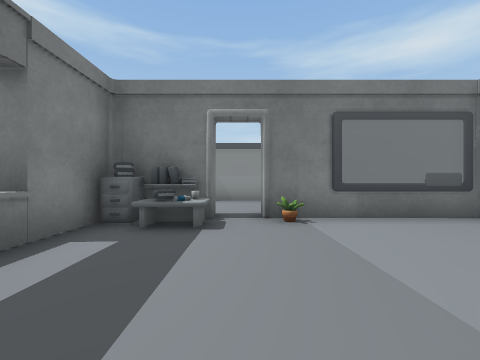
[1] (above)

13 first-person views from a walk through a scene from a Unity 3-D project. The camera is 0.72 m above the floor, looks level and sees 90° across. The floor is counted in squares, 1 m on a side. Each view is taken from the middle of a square. On the plan, view 1 faces up. The plan holds only what a view shows up to about 9 squares ahead; the rest is blank. The place goes on beyond the plan. The player character is not drawn. Door leaves are left out, so doorways stand open. Some surface patterns are stand-ins.

[2]
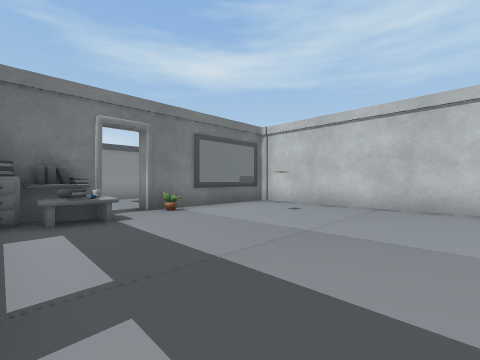

[3]
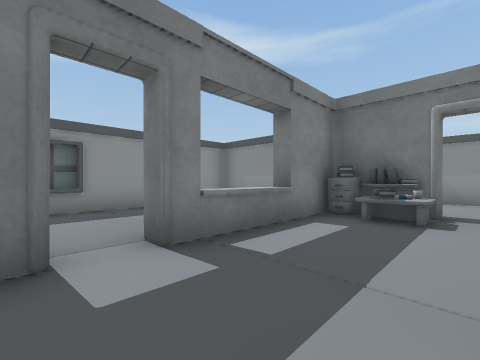

[4]
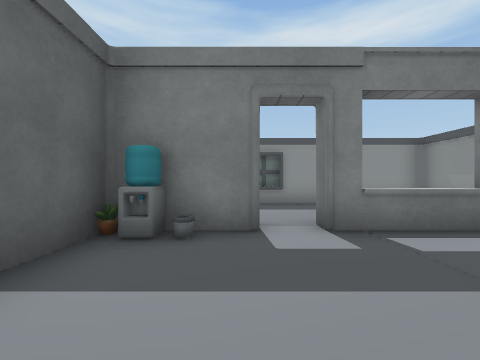

[5]
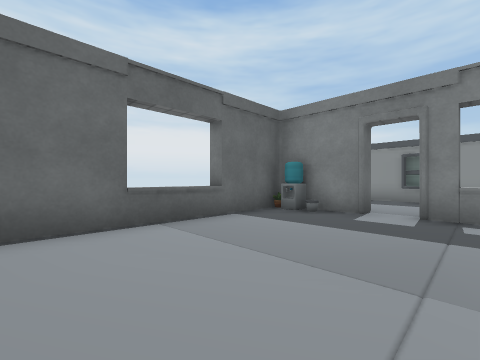

[6]
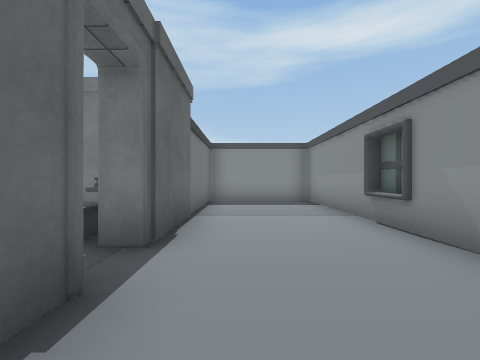

[7]
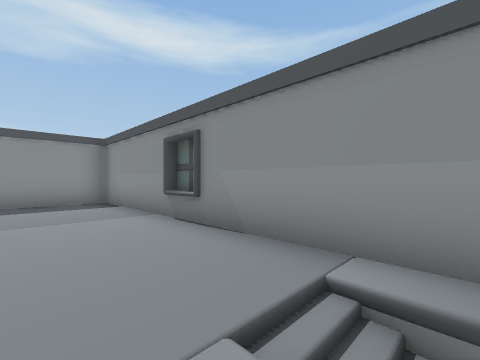

[8]
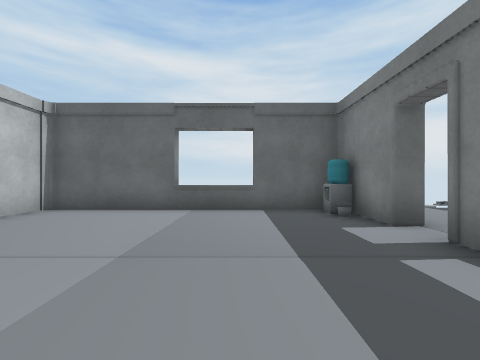

[9]
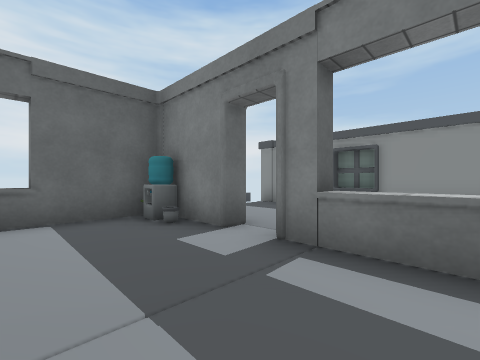

[10]
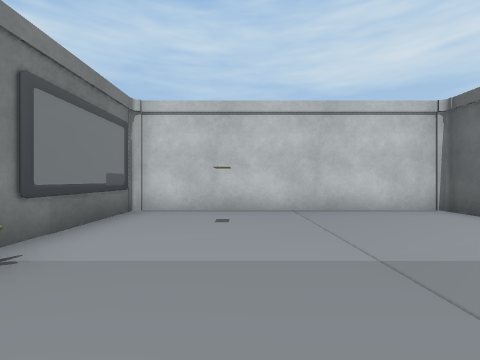

[11]
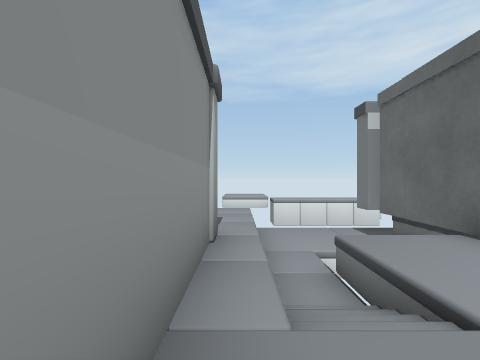

[12]
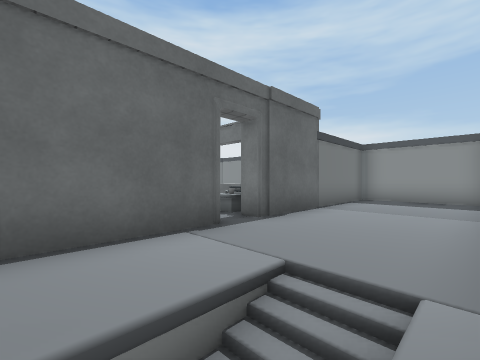

[13]
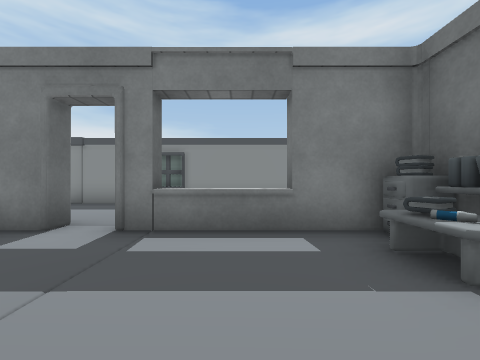

### Floor plan
Key: @ floor where view 1 was taken; # wall or solid block; x gap in a wall; . main floor; - floor 0.5 m lower than the main floor; D open door; = window, fence, low wall or low ledge; ^ raised ledge; E desk; C cabinet; S shelf; O other object.
Columns run from 7 left of view 1 to 6 right of it. Each row starts with its distance up from view 1.
  9 ##########x
  8 #............
  7 #........=#--
  6 #.........  -
  5 #######D##O###
  4  #  #EEOO...#
  3  #  #CS.....#
  2  #  ^.....O.#
  1  #..^.......#
  0  #..DD.@....#
 -1  #..D.......#
 -2  #..#O......#
 -3  #..#O#^^####

Positions as (right, up) in squares from view 1, and headings:
1: (0, 0), facing up
2: (-2, -1), facing up-right
3: (0, -1), facing up-left
4: (1, -1), facing left
5: (3, 1), facing down-left
6: (2, 6), facing left
7: (2, 6), facing up-left
8: (0, 3), facing down
9: (0, 2), facing down-left
10: (-1, 2), facing right
11: (0, 8), facing right
12: (3, 8), facing down-left
13: (1, 2), facing left
